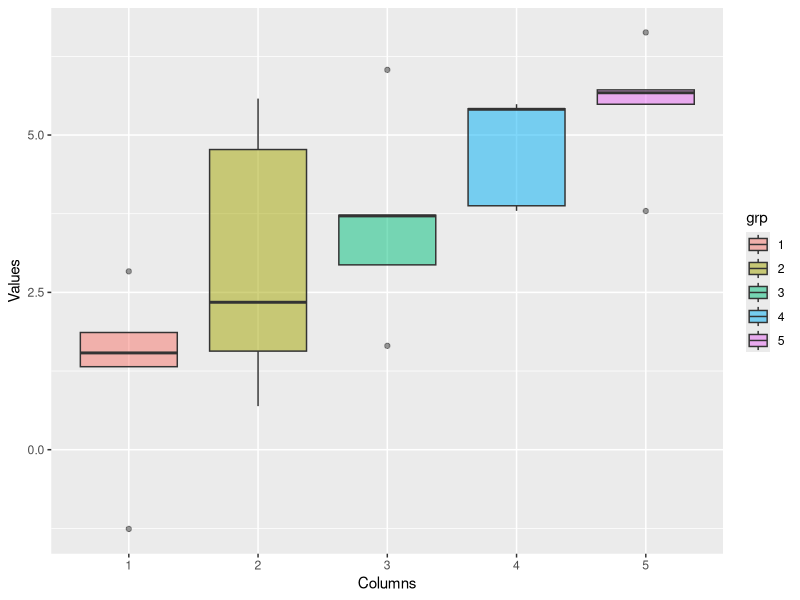

Write the R code that produced this figure. (Note: this script raises an error after producing the figure.)

data.val = c(1.5377, 0.6923, 1.6501, 3.7950, 5.6715, 
             2.8339, 1.5664, 6.0349, 3.8759, 3.7925,
             -1.2588, 2.3426, 3.7254, 5.4897, 5.7172,
             1.8622, 5.5784, 2.9369, 5.4090, 6.6302,
             1.3188, 4.7694, 3.7147, 5.4172, 5.4889)
data.grp = c(rep(1:5, 5))

df = data.frame(val = data.val,
                grp = factor(data.grp) )

library(ggplot2)
gg = ggplot(df, aes(x = grp, y = val, fill=grp)) + 
  geom_boxplot(alpha=0.5) +
  xlab("Columns") +
  ylab("Values")
print(gg)

aov.out   = aov(val ~ grp, df)
anova.out = anova(aov.out)
print(anova.out)


## 
# Calc variance within group
nGrp        = length(unique(data.grp)) # different groups
var.within  = vector(mode = "numeric", length = nGrp)
mean.within = vector(mode = "numeric", length = nGrp)




for ( i in 1:nGrp ){
  idx              = data.grp == i
  var.within[[i]]  = var(data.val[idx])
  mean.within[[i]] = mean(data.val[idx])
}


# The average within group variance is equal to the "Residuals" Mean Sq in the anova table:
# This is Var_within = E[ Var[grp1], Var[grp2], ..., Var[grp5] ]
var.withinAverage = mean(var.within)
print(paste0("var.within = ", var.withinAverage))

# The variance between groups is given by
# Var_between = Var[ E[grp1],  E[grp2], ... E[grp5] ]
var.between = var(mean.within)

print(paste0("var.between = ", var.between))

##
# To obtain the MS_between term, we have to multiply by the sample size per group:
kSample    = sum(data.grp == 1) # number of elements within each group
MS.between = kSample * var.between
print(paste0("MS.between = kSample * var.between = ", MS.between))

##
# Thus, if we invert the last expression we get:
# var.between = MS.between / kSample

means <- tapply(multitask$Posttest,multitask$Group,mean)
gmean <- mean(multitask$Posttest)
